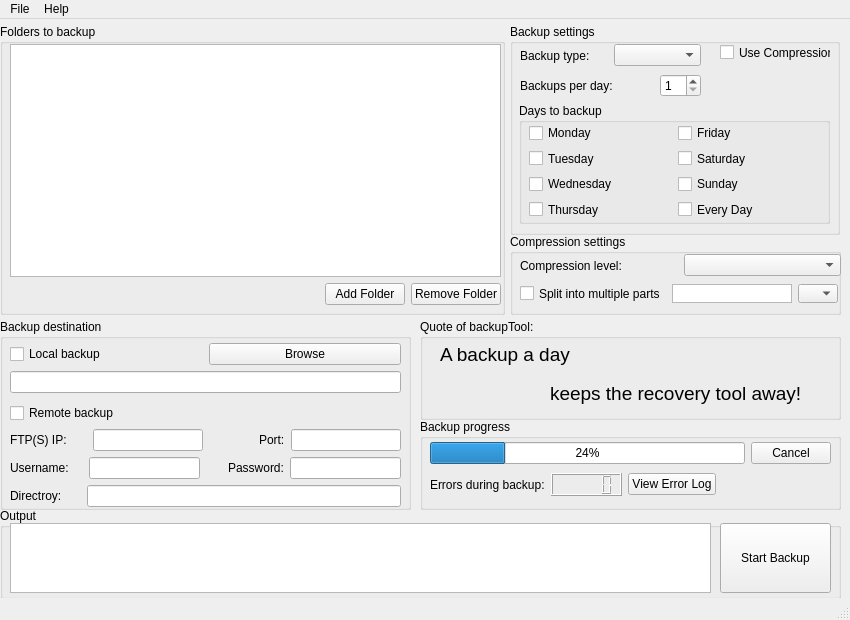
 <widget class="QMainWindow" name="MainWindow">
  <property name="geometry">
   <rect>
    <x>0</x>
    <y>0</y>
    <width>850</width>
    <height>620</height>
   </rect>
  </property>
  <property name="sizePolicy">
   <sizepolicy hsizetype="Fixed" vsizetype="Fixed">
    <horstretch>0</horstretch>
    <verstretch>0</verstretch>
   </sizepolicy>
  </property>
  <property name="minimumSize">
   <size>
    <width>850</width>
    <height>620</height>
   </size>
  </property>
  <property name="maximumSize">
   <size>
    <width>850</width>
    <height>620</height>
   </size>
  </property>
  <property name="windowTitle">
   <string>backupTool</string>
  </property>
  <widget class="QWidget" name="centralWidget">
   <widget class="QGroupBox" name="groupBoxFolders">
    <property name="geometry">
     <rect>
      <x>0</x>
      <y>5</y>
      <width>505</width>
      <height>291</height>
     </rect>
    </property>
    <property name="font">
     <font>
      <family>Segoe UI</family>
      <pointsize>9</pointsize>
     </font>
    </property>
    <property name="title">
     <string>Folders to backup</string>
    </property>
    <widget class="QWidget" name="layoutWidgetFolders">
     <property name="geometry">
      <rect>
       <x>10</x>
       <y>20</y>
       <width>491</width>
       <height>261</height>
      </rect>
     </property>
     <property name="font">
      <font>
       <family>Segoe UI</family>
       <pointsize>9</pointsize>
      </font>
     </property>
     <layout class="QVBoxLayout" name="verticalLayout">
      <item>
       <widget class="QListWidget" name="listWidgetFoldersToBackup">
        <property name="font">
         <font>
          <family>Segoe UI</family>
          <pointsize>9</pointsize>
         </font>
        </property>
       </widget>
      </item>
      <item>
       <layout class="QHBoxLayout" name="horizontalLayout">
        <item>
         <spacer name="horizontalSpacerFolders">
          <property name="font">
           <font>
            <family>Segoe UI</family>
            <pointsize>9</pointsize>
           </font>
          </property>
          <property name="orientation">
           <enum>Qt::Horizontal</enum>
          </property>
          <property name="sizeHint" stdset="0">
           <size>
            <width>40</width>
            <height>20</height>
           </size>
          </property>
         </spacer>
        </item>
        <item>
         <widget class="QPushButton" name="pushButtonAddFolder">
          <property name="font">
           <font>
            <family>Segoe UI</family>
            <pointsize>9</pointsize>
           </font>
          </property>
          <property name="text">
           <string>Add Folder</string>
          </property>
         </widget>
        </item>
        <item>
         <widget class="QPushButton" name="pushButtonRemoveFolder">
          <property name="font">
           <font>
            <family>Segoe UI</family>
            <pointsize>9</pointsize>
           </font>
          </property>
          <property name="text">
           <string>Remove Folder</string>
          </property>
         </widget>
        </item>
       </layout>
      </item>
     </layout>
    </widget>
   </widget>
   <widget class="QGroupBox" name="groupBoxBackupSettings">
    <property name="geometry">
     <rect>
      <x>510</x>
      <y>5</y>
      <width>330</width>
      <height>211</height>
     </rect>
    </property>
    <property name="font">
     <font>
      <family>Segoe UI</family>
      <pointsize>9</pointsize>
     </font>
    </property>
    <property name="title">
     <string>Backup settings</string>
    </property>
    <widget class="QWidget" name="layoutWidgetBackup">
     <property name="geometry">
      <rect>
       <x>10</x>
       <y>20</y>
       <width>181</width>
       <height>23</height>
      </rect>
     </property>
     <property name="font">
      <font>
       <family>Segoe UI</family>
       <pointsize>9</pointsize>
      </font>
     </property>
     <layout class="QHBoxLayout" name="horizontalLayoutBackupType">
      <item>
       <widget class="QLabel" name="labelBackupType">
        <property name="font">
         <font>
          <family>Segoe UI</family>
          <pointsize>9</pointsize>
         </font>
        </property>
        <property name="text">
         <string>Backup type:</string>
        </property>
       </widget>
      </item>
      <item>
       <widget class="QComboBox" name="comboBoxBackupType">
        <property name="font">
         <font>
          <family>Segoe UI</family>
          <pointsize>9</pointsize>
         </font>
        </property>
       </widget>
      </item>
     </layout>
    </widget>
    <widget class="QGroupBox" name="groupBoxDays">
     <property name="geometry">
      <rect>
       <x>9</x>
       <y>79</y>
       <width>311</width>
       <height>121</height>
      </rect>
     </property>
     <property name="font">
      <font>
       <family>Segoe UI</family>
       <pointsize>9</pointsize>
      </font>
     </property>
     <property name="title">
      <string>Days to backup</string>
     </property>
     <widget class="QWidget" name="layoutWidgetDays">
      <property name="geometry">
       <rect>
        <x>10</x>
        <y>20</y>
        <width>291</width>
        <height>96</height>
       </rect>
      </property>
      <property name="font">
       <font>
        <family>Segoe UI</family>
        <pointsize>9</pointsize>
       </font>
      </property>
      <layout class="QGridLayout" name="gridLayoutDays">
       <item row="0" column="0">
        <widget class="QCheckBox" name="checkBoxMon">
         <property name="font">
          <font>
           <family>Segoe UI</family>
           <pointsize>9</pointsize>
          </font>
         </property>
         <property name="text">
          <string>Monday</string>
         </property>
        </widget>
       </item>
       <item row="0" column="1">
        <widget class="QCheckBox" name="checkBoxFri">
         <property name="font">
          <font>
           <family>Segoe UI</family>
           <pointsize>9</pointsize>
          </font>
         </property>
         <property name="text">
          <string>Friday</string>
         </property>
        </widget>
       </item>
       <item row="1" column="0">
        <widget class="QCheckBox" name="checkBoxTue">
         <property name="font">
          <font>
           <family>Segoe UI</family>
           <pointsize>9</pointsize>
          </font>
         </property>
         <property name="text">
          <string>Tuesday</string>
         </property>
        </widget>
       </item>
       <item row="1" column="1">
        <widget class="QCheckBox" name="checkBoxSat">
         <property name="font">
          <font>
           <family>Segoe UI</family>
           <pointsize>9</pointsize>
          </font>
         </property>
         <property name="text">
          <string>Saturday</string>
         </property>
        </widget>
       </item>
       <item row="2" column="0">
        <widget class="QCheckBox" name="checkBoxWed">
         <property name="font">
          <font>
           <family>Segoe UI</family>
           <pointsize>9</pointsize>
          </font>
         </property>
         <property name="text">
          <string>Wednesday</string>
         </property>
        </widget>
       </item>
       <item row="2" column="1">
        <widget class="QCheckBox" name="checkBoxSun">
         <property name="font">
          <font>
           <family>Segoe UI</family>
           <pointsize>9</pointsize>
          </font>
         </property>
         <property name="text">
          <string>Sunday</string>
         </property>
        </widget>
       </item>
       <item row="3" column="0">
        <widget class="QCheckBox" name="checkBoxThu">
         <property name="font">
          <font>
           <family>Segoe UI</family>
           <pointsize>9</pointsize>
          </font>
         </property>
         <property name="text">
          <string>Thursday</string>
         </property>
        </widget>
       </item>
       <item row="3" column="1">
        <widget class="QCheckBox" name="checkBoxEveryDay">
         <property name="font">
          <font>
           <family>Segoe UI</family>
           <pointsize>9</pointsize>
          </font>
         </property>
         <property name="text">
          <string>Every Day</string>
         </property>
        </widget>
       </item>
      </layout>
     </widget>
    </widget>
    <widget class="QWidget" name="layoutWidgetBackupPerDay">
     <property name="geometry">
      <rect>
       <x>10</x>
       <y>50</y>
       <width>181</width>
       <height>23</height>
      </rect>
     </property>
     <property name="font">
      <font>
       <family>Segoe UI</family>
       <pointsize>9</pointsize>
      </font>
     </property>
     <layout class="QHBoxLayout" name="horizontalLayoutBackupPerDay">
      <item>
       <widget class="QLabel" name="labelBackupPerDay">
        <property name="font">
         <font>
          <family>Segoe UI</family>
          <pointsize>9</pointsize>
         </font>
        </property>
        <property name="text">
         <string>Backups per day:</string>
        </property>
       </widget>
      </item>
      <item>
       <spacer name="horizontalSpacerBackupsPerDay">
        <property name="font">
         <font>
          <family>Segoe UI</family>
          <pointsize>9</pointsize>
         </font>
        </property>
        <property name="orientation">
         <enum>Qt::Horizontal</enum>
        </property>
        <property name="sizeType">
         <enum>QSizePolicy::MinimumExpanding</enum>
        </property>
        <property name="sizeHint" stdset="0">
         <size>
          <width>30</width>
          <height>20</height>
         </size>
        </property>
       </spacer>
      </item>
      <item>
       <widget class="QSpinBox" name="spinBoxBackupFrequencyPerDay">
        <property name="font">
         <font>
          <family>Segoe UI</family>
          <pointsize>9</pointsize>
         </font>
        </property>
        <property name="minimum">
         <number>1</number>
        </property>
        <property name="maximum">
         <number>24</number>
        </property>
       </widget>
      </item>
     </layout>
    </widget>
    <widget class="QCheckBox" name="checkBoxCompressionTrue">
     <property name="geometry">
      <rect>
       <x>210</x>
       <y>20</y>
       <width>111</width>
       <height>17</height>
      </rect>
     </property>
     <property name="font">
      <font>
       <family>Segoe UI</family>
       <pointsize>9</pointsize>
      </font>
     </property>
     <property name="text">
      <string>Use Compression</string>
     </property>
    </widget>
   </widget>
   <widget class="QGroupBox" name="groupBoxCompressionSettings">
    <property name="geometry">
     <rect>
      <x>510</x>
      <y>215</y>
      <width>331</width>
      <height>81</height>
     </rect>
    </property>
    <property name="font">
     <font>
      <family>Segoe UI</family>
      <pointsize>9</pointsize>
     </font>
    </property>
    <property name="title">
     <string>Compression settings</string>
    </property>
    <widget class="QWidget" name="layoutWidgetCompression">
     <property name="geometry">
      <rect>
       <x>10</x>
       <y>50</y>
       <width>321</width>
       <height>22</height>
      </rect>
     </property>
     <property name="font">
      <font>
       <family>Segoe UI</family>
       <pointsize>9</pointsize>
      </font>
     </property>
     <layout class="QHBoxLayout" name="horizontalLayoutCompressionMultiParts">
      <property name="spacing">
       <number>6</number>
      </property>
      <property name="sizeConstraint">
       <enum>QLayout::SetFixedSize</enum>
      </property>
      <item alignment="Qt::AlignLeft">
       <widget class="QCheckBox" name="checkBoxCompressionMultipleParts">
        <property name="maximumSize">
         <size>
          <width>16777215</width>
          <height>19</height>
         </size>
        </property>
        <property name="font">
         <font>
          <family>Segoe UI</family>
          <pointsize>9</pointsize>
         </font>
        </property>
        <property name="text">
         <string>Split into multiple parts</string>
        </property>
       </widget>
      </item>
      <item>
       <widget class="QPlainTextEdit" name="compressionSizeCustom">
        <property name="sizePolicy">
         <sizepolicy hsizetype="Minimum" vsizetype="Maximum">
          <horstretch>0</horstretch>
          <verstretch>0</verstretch>
         </sizepolicy>
        </property>
        <property name="maximumSize">
         <size>
          <width>120</width>
          <height>19</height>
         </size>
        </property>
        <property name="font">
         <font>
          <family>Segoe UI</family>
          <pointsize>9</pointsize>
         </font>
        </property>
        <property name="layoutDirection">
         <enum>Qt::LeftToRight</enum>
        </property>
        <property name="inputMethodHints">
         <set>Qt::ImhDigitsOnly</set>
        </property>
        <property name="verticalScrollBarPolicy">
         <enum>Qt::ScrollBarAlwaysOff</enum>
        </property>
        <property name="horizontalScrollBarPolicy">
         <enum>Qt::ScrollBarAlwaysOff</enum>
        </property>
        <property name="plainText">
         <string/>
        </property>
        <property name="overwriteMode">
         <bool>false</bool>
        </property>
        <property name="placeholderText">
         <string/>
        </property>
       </widget>
      </item>
      <item>
       <widget class="QComboBox" name="comboBoxCompressionSizeType">
        <property name="maximumSize">
         <size>
          <width>40</width>
          <height>19</height>
         </size>
        </property>
        <property name="font">
         <font>
          <family>Segoe UI</family>
          <pointsize>9</pointsize>
         </font>
        </property>
        <property name="locale">
         <locale language="English" country="UnitedKingdom"/>
        </property>
       </widget>
      </item>
     </layout>
    </widget>
    <widget class="QWidget" name="layoutWidgetCompressionLevel">
     <property name="geometry">
      <rect>
       <x>10</x>
       <y>20</y>
       <width>321</width>
       <height>23</height>
      </rect>
     </property>
     <property name="font">
      <font>
       <family>Segoe UI</family>
       <pointsize>9</pointsize>
      </font>
     </property>
     <layout class="QHBoxLayout" name="horizontalLayoutCompressionLevel">
      <item>
       <widget class="QLabel" name="labelCompressionLevel">
        <property name="font">
         <font>
          <family>Segoe UI</family>
          <pointsize>9</pointsize>
         </font>
        </property>
        <property name="text">
         <string>Compression level:</string>
        </property>
       </widget>
      </item>
      <item>
       <widget class="QComboBox" name="comboBoxCompressionLevel">
        <property name="font">
         <font>
          <family>Segoe UI</family>
          <pointsize>9</pointsize>
         </font>
        </property>
       </widget>
      </item>
     </layout>
    </widget>
   </widget>
   <widget class="QGroupBox" name="groupBoxBackupDestination">
    <property name="geometry">
     <rect>
      <x>0</x>
      <y>300</y>
      <width>411</width>
      <height>191</height>
     </rect>
    </property>
    <property name="font">
     <font>
      <family>Segoe UI</family>
      <pointsize>9</pointsize>
     </font>
    </property>
    <property name="title">
     <string>Backup destination</string>
    </property>
    <widget class="QWidget" name="layoutWidget">
     <property name="geometry">
      <rect>
       <x>10</x>
       <y>20</y>
       <width>391</width>
       <height>172</height>
      </rect>
     </property>
     <property name="font">
      <font>
       <family>Segoe UI</family>
      </font>
     </property>
     <layout class="QVBoxLayout" name="verticalLayout_6">
      <item>
       <layout class="QVBoxLayout" name="verticalLayout_2">
        <item>
         <layout class="QHBoxLayout" name="horizontalLayout_2">
          <item>
           <widget class="QCheckBox" name="checkBoxLocalBackup">
            <property name="font">
             <font>
              <family>Segoe UI</family>
              <pointsize>9</pointsize>
             </font>
            </property>
            <property name="text">
             <string>Local backup</string>
            </property>
           </widget>
          </item>
          <item>
           <widget class="QPushButton" name="pushButtonBrowseBackupDestination">
            <property name="font">
             <font>
              <family>Segoe UI</family>
              <pointsize>9</pointsize>
             </font>
            </property>
            <property name="text">
             <string>Browse</string>
            </property>
           </widget>
          </item>
         </layout>
        </item>
        <item>
         <widget class="QLineEdit" name="lineBackupFolderLocal">
          <property name="font">
           <font>
            <family>Segoe UI</family>
            <pointsize>9</pointsize>
           </font>
          </property>
          <property name="dragEnabled">
           <bool>true</bool>
          </property>
         </widget>
        </item>
       </layout>
      </item>
      <item>
       <layout class="QVBoxLayout" name="verticalLayout_5">
        <item>
         <widget class="QCheckBox" name="checkBoxRemoteBackup">
          <property name="font">
           <font>
            <family>Segoe UI</family>
            <pointsize>9</pointsize>
           </font>
          </property>
          <property name="text">
           <string>Remote backup</string>
          </property>
         </widget>
        </item>
        <item>
         <layout class="QVBoxLayout" name="verticalLayout_4">
          <item>
           <layout class="QHBoxLayout" name="horizontalLayout_5">
            <item>
             <widget class="QLabel" name="labelFtp">
              <property name="font">
               <font>
                <family>Segoe UI</family>
               </font>
              </property>
              <property name="text">
               <string>FTP(S) IP:</string>
              </property>
             </widget>
            </item>
            <item>
             <spacer name="horizontalSpacerFtpIp">
              <property name="font">
               <font>
                <family>Segoe UI</family>
               </font>
              </property>
              <property name="orientation">
               <enum>Qt::Horizontal</enum>
              </property>
              <property name="sizeType">
               <enum>QSizePolicy::Fixed</enum>
              </property>
              <property name="sizeHint" stdset="0">
               <size>
                <width>20</width>
                <height>20</height>
               </size>
              </property>
             </spacer>
            </item>
            <item>
             <widget class="QLineEdit" name="lineEditFtpIp">
              <property name="font">
               <font>
                <family>Segoe UI</family>
               </font>
              </property>
              <property name="text">
               <string/>
              </property>
             </widget>
            </item>
            <item>
             <spacer name="horizontalSpacerFtpPort">
              <property name="font">
               <font>
                <family>Segoe UI</family>
               </font>
              </property>
              <property name="orientation">
               <enum>Qt::Horizontal</enum>
              </property>
              <property name="sizeType">
               <enum>QSizePolicy::Fixed</enum>
              </property>
              <property name="sizeHint" stdset="0">
               <size>
                <width>50</width>
                <height>20</height>
               </size>
              </property>
             </spacer>
            </item>
            <item>
             <widget class="QLabel" name="labelFtpPort">
              <property name="font">
               <font>
                <family>Segoe UI</family>
               </font>
              </property>
              <property name="text">
               <string>Port:</string>
              </property>
             </widget>
            </item>
            <item>
             <widget class="QLineEdit" name="lineEditFtpPort">
              <property name="font">
               <font>
                <family>Segoe UI</family>
               </font>
              </property>
             </widget>
            </item>
           </layout>
          </item>
          <item>
           <layout class="QHBoxLayout" name="horizontalLayout_6">
            <item>
             <widget class="QLabel" name="labelFtpUsername">
              <property name="font">
               <font>
                <family>Segoe UI</family>
               </font>
              </property>
              <property name="text">
               <string>Username:</string>
              </property>
             </widget>
            </item>
            <item>
             <spacer name="horizontalSpacerFtpUsername">
              <property name="font">
               <font>
                <family>Segoe UI</family>
               </font>
              </property>
              <property name="orientation">
               <enum>Qt::Horizontal</enum>
              </property>
              <property name="sizeType">
               <enum>QSizePolicy::Fixed</enum>
              </property>
              <property name="sizeHint" stdset="0">
               <size>
                <width>14</width>
                <height>20</height>
               </size>
              </property>
             </spacer>
            </item>
            <item>
             <widget class="QLineEdit" name="lineEditFtpUsername">
              <property name="font">
               <font>
                <family>Segoe UI</family>
               </font>
              </property>
             </widget>
            </item>
            <item>
             <spacer name="horizontalSpacerFtpPassword">
              <property name="font">
               <font>
                <family>Segoe UI</family>
               </font>
              </property>
              <property name="orientation">
               <enum>Qt::Horizontal</enum>
              </property>
              <property name="sizeType">
               <enum>QSizePolicy::Fixed</enum>
              </property>
              <property name="sizeHint" stdset="0">
               <size>
                <width>22</width>
                <height>20</height>
               </size>
              </property>
             </spacer>
            </item>
            <item>
             <widget class="QLabel" name="labelFtpPassword">
              <property name="font">
               <font>
                <family>Segoe UI</family>
               </font>
              </property>
              <property name="text">
               <string>Password:</string>
              </property>
             </widget>
            </item>
            <item>
             <widget class="QLineEdit" name="lineEditFtpPassword">
              <property name="font">
               <font>
                <family>Segoe UI</family>
               </font>
              </property>
             </widget>
            </item>
           </layout>
          </item>
          <item>
           <layout class="QHBoxLayout" name="horizontalLayout_7">
            <item>
             <widget class="QLabel" name="labelDirectory">
              <property name="font">
               <font>
                <family>Segoe UI</family>
               </font>
              </property>
              <property name="text">
               <string>Directroy:</string>
              </property>
             </widget>
            </item>
            <item>
             <spacer name="horizontalSpacer">
              <property name="font">
               <font>
                <family>Segoe UI</family>
               </font>
              </property>
              <property name="orientation">
               <enum>Qt::Horizontal</enum>
              </property>
              <property name="sizeType">
               <enum>QSizePolicy::Fixed</enum>
              </property>
              <property name="sizeHint" stdset="0">
               <size>
                <width>19</width>
                <height>20</height>
               </size>
              </property>
             </spacer>
            </item>
            <item>
             <widget class="QLineEdit" name="lineEditFtpDirectory">
              <property name="font">
               <font>
                <family>Segoe UI</family>
               </font>
              </property>
             </widget>
            </item>
           </layout>
          </item>
         </layout>
        </item>
       </layout>
      </item>
     </layout>
    </widget>
   </widget>
   <widget class="QGroupBox" name="groupBoxBackupProgress">
    <property name="geometry">
     <rect>
      <x>420</x>
      <y>400</y>
      <width>421</width>
      <height>91</height>
     </rect>
    </property>
    <property name="font">
     <font>
      <family>Segoe UI</family>
      <pointsize>9</pointsize>
     </font>
    </property>
    <property name="title">
     <string>Backup progress</string>
    </property>
    <widget class="QWidget" name="layoutWidgetBackupProgress">
     <property name="geometry">
      <rect>
       <x>10</x>
       <y>20</y>
       <width>401</width>
       <height>61</height>
      </rect>
     </property>
     <property name="font">
      <font>
       <family>Segoe UI</family>
      </font>
     </property>
     <layout class="QVBoxLayout" name="verticalLayout_3">
      <item>
       <layout class="QHBoxLayout" name="horizontalLayout_4">
        <item>
         <widget class="QProgressBar" name="progressBarBackup">
          <property name="font">
           <font>
            <family>Segoe UI</family>
            <pointsize>9</pointsize>
           </font>
          </property>
          <property name="value">
           <number>24</number>
          </property>
         </widget>
        </item>
        <item>
         <widget class="QPushButton" name="buttonCancelBackup">
          <property name="sizePolicy">
           <sizepolicy hsizetype="Minimum" vsizetype="Fixed">
            <horstretch>0</horstretch>
            <verstretch>0</verstretch>
           </sizepolicy>
          </property>
          <property name="font">
           <font>
            <family>Segoe UI</family>
           </font>
          </property>
          <property name="text">
           <string>Cancel</string>
          </property>
         </widget>
        </item>
       </layout>
      </item>
      <item>
       <layout class="QHBoxLayout" name="horizontalLayout_3">
        <item>
         <widget class="QLabel" name="labelErrorsDuringBackup">
          <property name="font">
           <font>
            <family>Segoe UI</family>
            <pointsize>9</pointsize>
           </font>
          </property>
          <property name="text">
           <string>Errors during backup:</string>
          </property>
         </widget>
        </item>
        <item>
         <widget class="QLCDNumber" name="errorCounter">
          <property name="font">
           <font>
            <family>Segoe UI</family>
           </font>
          </property>
         </widget>
        </item>
        <item>
         <widget class="QPushButton" name="buttonViewErrorLog">
          <property name="font">
           <font>
            <family>Segoe UI</family>
           </font>
          </property>
          <property name="text">
           <string>View Error Log</string>
          </property>
         </widget>
        </item>
        <item>
         <spacer name="horizontalSpacerErrors">
          <property name="font">
           <font>
            <family>Segoe UI</family>
           </font>
          </property>
          <property name="orientation">
           <enum>Qt::Horizontal</enum>
          </property>
          <property name="sizeType">
           <enum>QSizePolicy::Fixed</enum>
          </property>
          <property name="sizeHint" stdset="0">
           <size>
            <width>115</width>
            <height>20</height>
           </size>
          </property>
         </spacer>
        </item>
       </layout>
      </item>
     </layout>
    </widget>
   </widget>
   <widget class="QGroupBox" name="groupBoxOutput">
    <property name="geometry">
     <rect>
      <x>0</x>
      <y>489</y>
      <width>841</width>
      <height>91</height>
     </rect>
    </property>
    <property name="font">
     <font>
      <family>Segoe UI</family>
     </font>
    </property>
    <property name="title">
     <string>Output</string>
    </property>
    <widget class="QTextBrowser" name="textOutputOfBackup">
     <property name="geometry">
      <rect>
       <x>10</x>
       <y>15</y>
       <width>701</width>
       <height>70</height>
      </rect>
     </property>
     <property name="font">
      <font>
       <family>Segoe UI</family>
      </font>
     </property>
    </widget>
    <widget class="QPushButton" name="startBackupButton">
     <property name="geometry">
      <rect>
       <x>720</x>
       <y>15</y>
       <width>111</width>
       <height>70</height>
      </rect>
     </property>
     <property name="text">
      <string>Start Backup</string>
     </property>
    </widget>
   </widget>
   <widget class="QGroupBox" name="iDidNotKnewWhatElseToPutHere">
    <property name="geometry">
     <rect>
      <x>420</x>
      <y>300</y>
      <width>421</width>
      <height>101</height>
     </rect>
    </property>
    <property name="font">
     <font>
      <family>Segoe UI</family>
     </font>
    </property>
    <property name="title">
     <string>Quote of backupTool:</string>
    </property>
    <widget class="QWidget" name="layoutWidget">
     <property name="geometry">
      <rect>
       <x>20</x>
       <y>19</y>
       <width>381</width>
       <height>71</height>
      </rect>
     </property>
     <layout class="QVBoxLayout" name="verticalLayout_7">
      <item>
       <widget class="QLabel" name="labelQuotePartOne">
        <property name="font">
         <font>
          <pointsize>14</pointsize>
         </font>
        </property>
        <property name="text">
         <string>A backup a day</string>
        </property>
       </widget>
      </item>
      <item>
       <layout class="QHBoxLayout" name="horizontalLayout_8">
        <item>
         <spacer name="horizontalSpacer_2">
          <property name="orientation">
           <enum>Qt::Horizontal</enum>
          </property>
          <property name="sizeType">
           <enum>QSizePolicy::Fixed</enum>
          </property>
          <property name="sizeHint" stdset="0">
           <size>
            <width>110</width>
            <height>20</height>
           </size>
          </property>
         </spacer>
        </item>
        <item>
         <widget class="QLabel" name="labelQuotePartTwo">
          <property name="font">
           <font>
            <pointsize>14</pointsize>
           </font>
          </property>
          <property name="text">
           <string>keeps the recovery tool away!</string>
          </property>
         </widget>
        </item>
       </layout>
      </item>
     </layout>
    </widget>
   </widget>
  </widget>
  <widget class="QMenuBar" name="menuBar">
   <property name="geometry">
    <rect>
     <x>0</x>
     <y>0</y>
     <width>850</width>
     <height>21</height>
    </rect>
   </property>
   <widget class="QMenu" name="menuFile">
    <property name="title">
     <string>File</string>
    </property>
    <addaction name="actionOpen"/>
    <addaction name="actionSave"/>
    <addaction name="separator"/>
    <addaction name="actionQuit"/>
   </widget>
   <widget class="QMenu" name="menuHelp">
    <property name="title">
     <string>Help</string>
    </property>
    <addaction name="actionAbout"/>
   </widget>
   <addaction name="menuFile"/>
   <addaction name="menuHelp"/>
  </widget>
  <widget class="QStatusBar" name="statusBar"/>
  <action name="actionOpen">
   <property name="text">
    <string>Open</string>
   </property>
  </action>
  <action name="actionSave">
   <property name="text">
    <string>Save</string>
   </property>
  </action>
  <action name="actionQuit">
   <property name="text">
    <string>Quit</string>
   </property>
  </action>
  <action name="actionAbout">
   <property name="text">
    <string>About</string>
   </property>
  </action>
 </widget>
